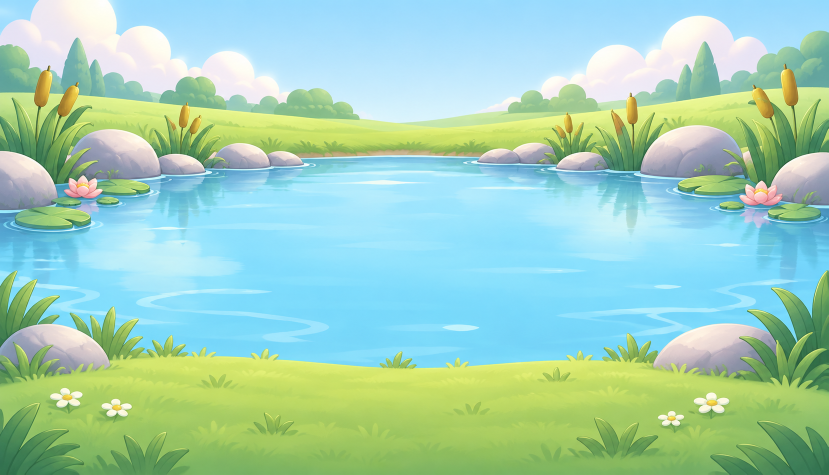
#> input picture games/moon-meadow-home/art-src/bg-bath-pond.png, 1657 x 949 px (shown at 1/2 size)
$ python clear_holes.py ../bg-bath-pond.png
#> lines starting #> are read from the running program, lines starting #| are printed output that depends on the picture; after the words box and inside, x2 and y2 are one past the last pixel; in counts of white or black regions, pixels touching at a corner belong together
"""Clears enclosed white background from a cut picture, such as the gap between a swing's ropes.

The cutter keeps white inside an outline on purpose (snow, eggs, sheep). Where the agent sees that a closed white
area is background, this makes every near-white region larger than --min (fraction of the picture) transparent.
Run it again after a new `cut` of the same batch, because `cut` writes the picture again.
  python3 art-src/tools/clear_holes.py public/art/items/station-swing.webp [--min 0.01]
With --at only the white regions under the given points (fractions of width and height) are cleared, so white
that belongs to the object (a cup's inside, a highlight) stays:
  python3 art-src/tools/clear_holes.py public/art/words/mug.webp --at 0.73,0.48
"""
import argparse
import sys

import numpy as np
from PIL import Image


def label(mask: np.ndarray) -> tuple[np.ndarray, int]:
    lab = np.zeros(mask.shape, np.int32)
    n = 0
    h, w = mask.shape
    for y in range(h):
        for x in range(w):
            if mask[y, x] and not lab[y, x]:
                n += 1
                stack = [(y, x)]
                lab[y, x] = n
                while stack:
                    cy, cx = stack.pop()
                    for ny, nx in ((cy + 1, cx), (cy - 1, cx), (cy, cx + 1), (cy, cx - 1)):
                        if 0 <= ny < h and 0 <= nx < w and mask[ny, nx] and not lab[ny, nx]:
                            lab[ny, nx] = n
                            stack.append((ny, nx))
    return lab, n


def main(argv=None) -> int:
    p = argparse.ArgumentParser()
    p.add_argument('path')
    p.add_argument('--min', type=float, default=0.01)
    p.add_argument('--at', nargs='*', default=None, help='x,y fractions inside the white regions to clear')
    a = p.parse_args(argv)
    im = Image.open(a.path).convert('RGBA')
    arr = np.asarray(im).copy()
    rgb = arr[..., :3].astype(int)
    white = (rgb.min(axis=2) > 236) & (arr[..., 3] > 0)
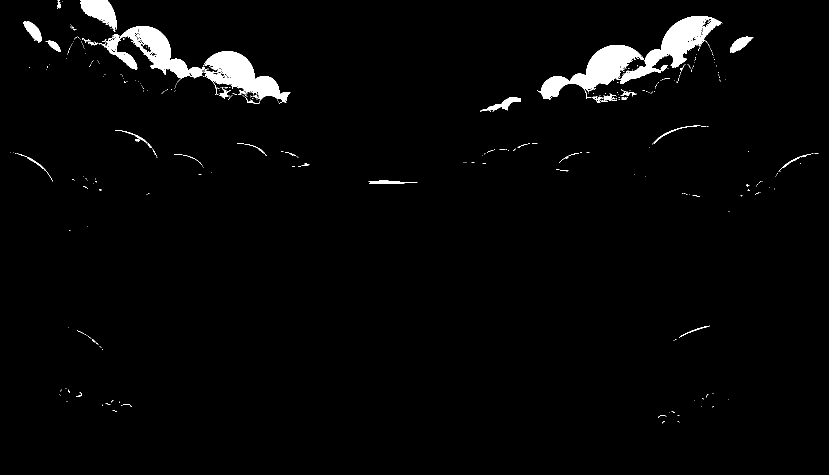
#> white: shape (949, 1657) bool (shown at 1/2 size); 2.5% white; 354 white regions (317 under 20 px), largest, box (x1, y1, x2, y2) and area: (1074, 32, 1444, 200) 16012, (408, 102, 581, 208) 7577, (197, 52, 410, 164) 7331
    lab, n = label(white)
#> after the loop in label, `for y in range(h):`:
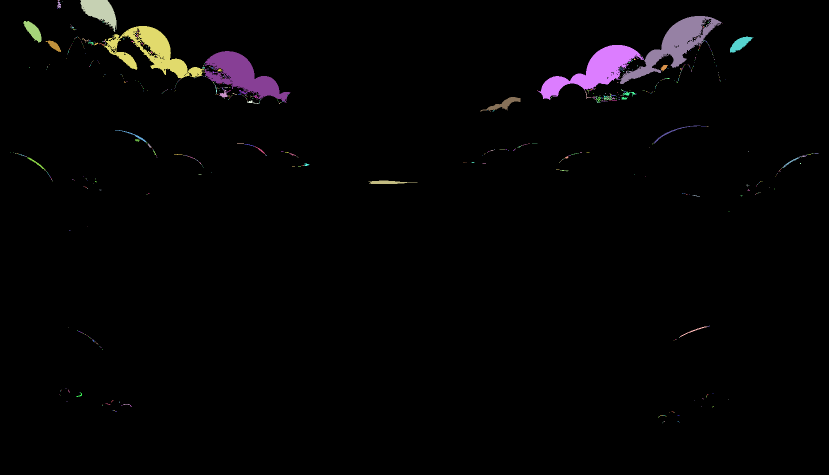
#> lab: shape (949, 1657) int32 (shown at 1/2 size); 788 distinct labels, from 0 to 787; one colour per label, 0 black
#> n = 787
    sizes = np.bincount(lab.ravel(), minlength=n + 1)
#> sizes = 788 values, max 1533018 at index 0, min 1 at index 1, mean 1995.5
    cleared = 0
    h, w = white.shape
#> h = 949; w = 1657
    chosen = set()
    if a.at:
        for pt in a.at:
            fx, fy = (float(v) for v in pt.split(','))
            x, y = min(w - 1, int(fx * w)), min(h - 1, int(fy * h))
            ys, xs = np.nonzero(lab)
            if len(xs) == 0:
                continue
            j = int(np.argmin((xs - x) ** 2 + (ys - y) ** 2))
            if (xs[j] - x) ** 2 + (ys[j] - y) ** 2 <= (0.03 * w) ** 2:
                chosen.add(int(lab[ys[j], xs[j]]))
            else:
                print(f'{a.path}: no white region at {pt}')
    else:
        chosen = {k for k in range(1, n + 1) if sizes[k] >= a.min * white.size}
#> chosen = 0 items
    for k in range(1, n + 1):
        if k in chosen:
            region = lab == k
            # soften the rim: pixels next to the region that are almost white become half transparent
            arr[region, 3] = 0
            cleared += int(sizes[k])
#> after the loop, cleared = 0
    rim = (rgb.min(axis=2) > 220) & (arr[..., 3] > 0)
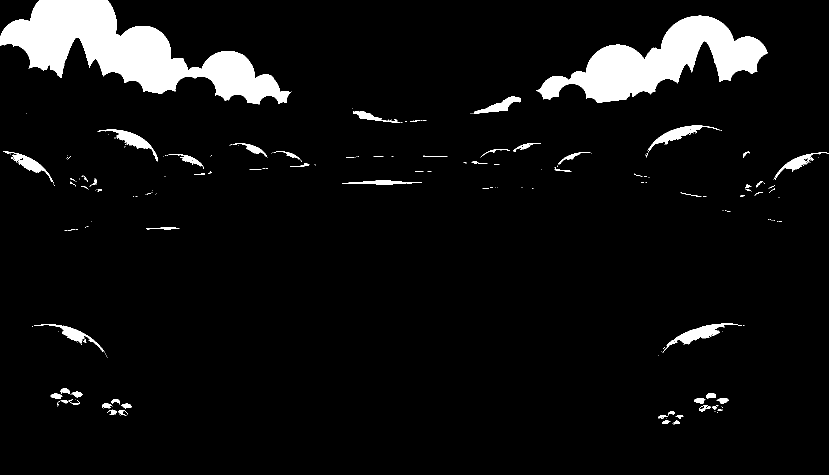
#> rim: shape (949, 1657) bool (shown at 1/2 size); 6.3% white; 208 white regions (147 under 20 px), largest, box (x1, y1, x2, y2) and area: (0, 0, 583, 209) 48712, (1072, 31, 1535, 206) 33503, (1325, 647, 1484, 705) 1930
    near = np.zeros_like(rim)
    hole = arr[..., 3] == 0
#> hole: shape (949, 1657) bool; every value is 0
    near[1:] |= hole[:-1]; near[:-1] |= hole[1:]; near[:, 1:] |= hole[:, :-1]; near[:, :-1] |= hole[:, 1:]
    arr[rim & near, 3] = (arr[rim & near, 3] // 3)
    Image.fromarray(arr, 'RGBA').save(a.path, 'WEBP', quality=88, method=6, exact=False)
    print(f'{a.path}: cleared {cleared} px in {len(chosen)} regions')
#| ../bg-bath-pond.png: cleared 0 px in 0 regions
    return 0


if __name__ == '__main__':
    sys.exit(main())
#> (the program exits here)

$ run again, on games/moon-meadow-home/art-src/bg-dressing-corner.png
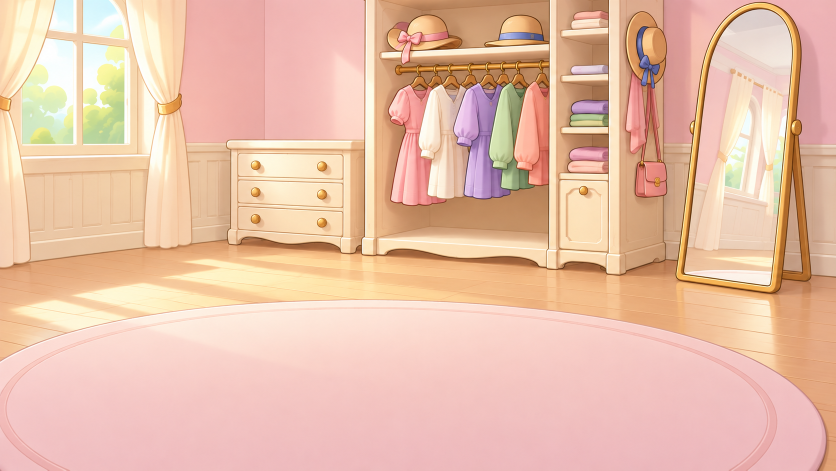
#> input picture games/moon-meadow-home/art-src/bg-dressing-corner.png, 1672 x 941 px (shown at 1/2 size)
#> white: shape (941, 1672) bool; 2.1% white; 275 white regions (200 under 20 px), largest, box (x1, y1, x2, y2) and area: (72, 77, 146, 233) 5900, (166, 91, 248, 217) 3068, (252, 0, 326, 207) 2928
#> after the loop in label, `for y in range(h):`:
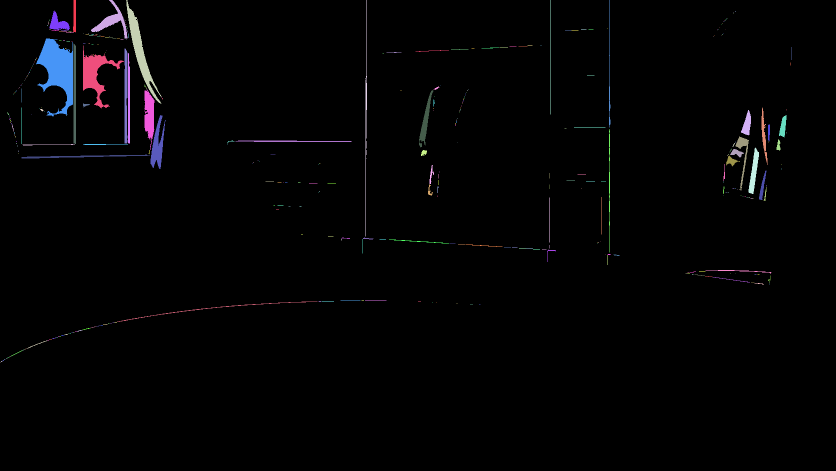
#> lab: shape (941, 1672) int32 (shown at 1/2 size); 410 distinct labels, from 0 to 409; one colour per label, 0 black
#> in main, `lab, n = label(white)`: n = 409
#> sizes = 410 values, max 1540963 at index 0, min 1 at index 8, mean 3837.4
#> chosen = 0 items
#> after the loop in main, `for k in range(1, n + 1):`: cleared = 0
#> in main, `rim = (rgb.min(axis=2) > 220) & (arr[..., 3] > 0)`:
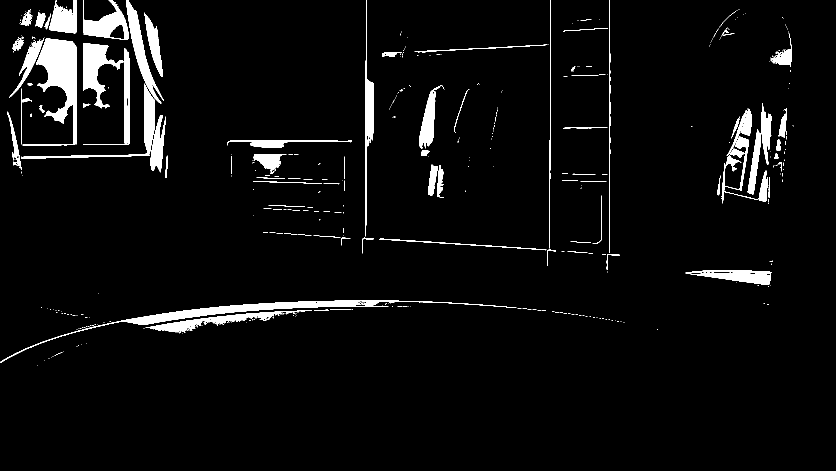
#> rim: shape (941, 1672) bool (shown at 1/2 size); 4.6% white; 407 white regions (321 under 20 px), largest, box (x1, y1, x2, y2) and area: (45, 77, 153, 291) 8505, (0, 601, 1033, 726) 7482, (166, 86, 248, 217) 4210
#> hole: shape (941, 1672) bool; every value is 0
#| ../bg-dressing-corner.png: cleared 0 px in 0 regions

$ run again, on games/moon-meadow-home/art-src/bg-meadow.png
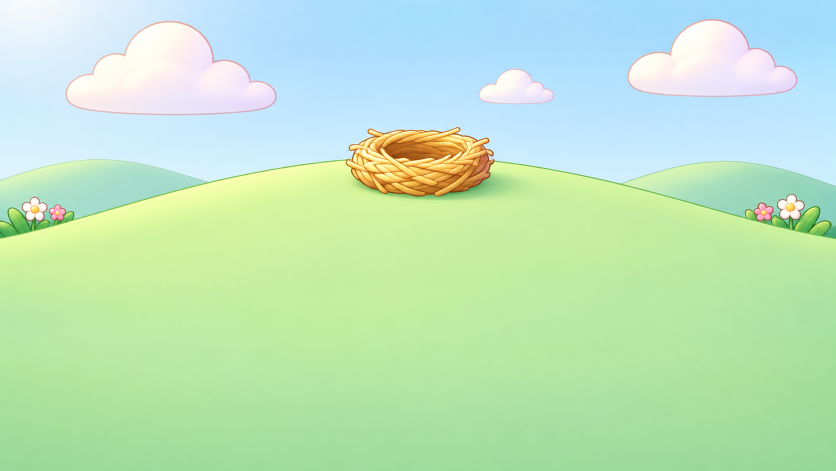
#> input picture games/moon-meadow-home/art-src/bg-meadow.png, 1672 x 941 px (shown at 1/2 size)
#> white: shape (941, 1672) bool; 3.1% white; 120 white regions (101 under 20 px), largest, box (x1, y1, x2, y2) and area: (135, 45, 410, 213) 20686, (1258, 42, 1473, 169) 12569, (0, 0, 134, 55) 6022
#> after the loop in label, `for y in range(h):`:
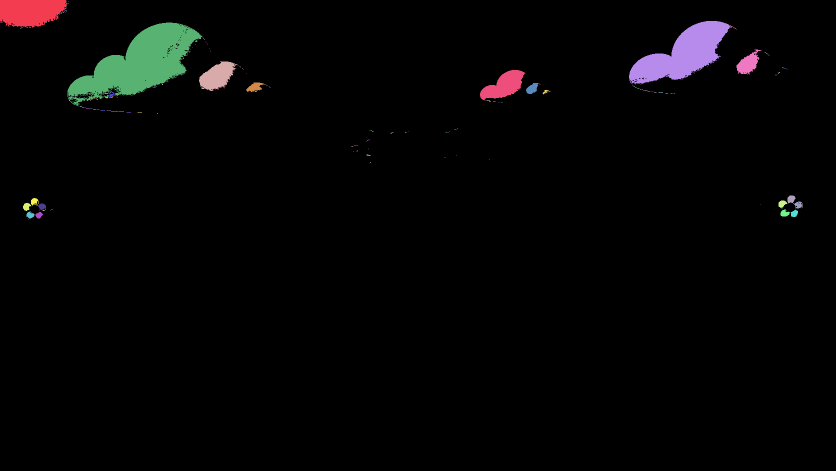
#> lab: shape (941, 1672) int32 (shown at 1/2 size); 269 distinct labels, from 0 to 268; one colour per label, 0 black
#> in main, `lab, n = label(white)`: n = 268
#> sizes = 269 values, max 1524198 at index 0, min 1 at index 2, mean 5848.9
#> chosen = 1 item
#> the loop in main, `for k in range(1, n + 1):` made 268 passes
#> cleared on pass 16: 20487
#> after the loop in main, `for k in range(1, n + 1):`: cleared = 20487
#> rim: shape (941, 1672) bool; 5.7% white; 294 white regions (274 under 20 px), largest, box (x1, y1, x2, y2) and area: (1258, 41, 1590, 191) 31207, (155, 74, 550, 227) 25344, (0, 0, 236, 130) 22445
#> hole: shape (941, 1672) bool; 1.3% white; 1 white region, box (x1, y1, x2, y2) and area: (135, 45, 405, 212) 20487
#> near: shape (941, 1672) bool; 1.3% white; 1 white region, box (x1, y1, x2, y2) and area: (135, 46, 405, 213) 20487
#> near: shape (941, 1672) bool; 1.4% white; 1 white region, box (x1, y1, x2, y2) and area: (135, 44, 405, 213) 21438
#> near: shape (941, 1672) bool; 1.4% white; 1 white region, box (x1, y1, x2, y2) and area: (135, 44, 406, 213) 21635
#> near: shape (941, 1672) bool; 1.4% white; 1 white region, box (x1, y1, x2, y2) and area: (134, 44, 406, 213) 21756
#> in main, `arr[rim & near, 3] = (arr[rim & near, 3] // 3)`:
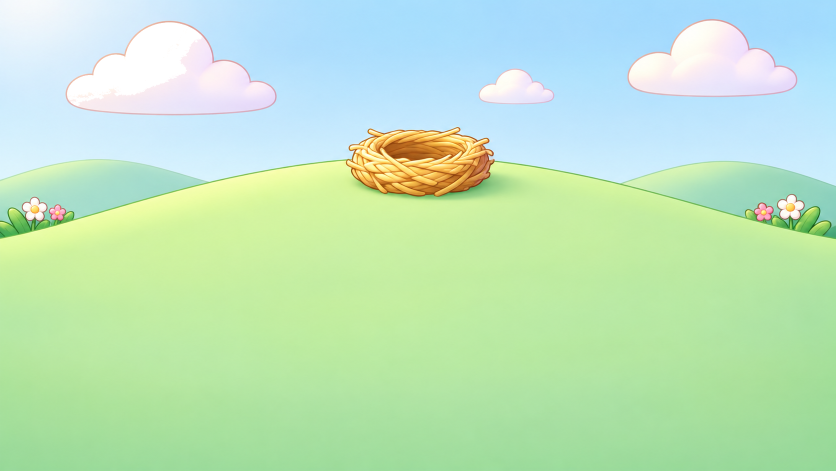
#> arr: shape (941, 1672, 4) (shown at 1/2 size); mean R, G, B, A 189.7, 229.2, 190.5, 251.6; transparent parts drawn white
#| ../bg-meadow.png: cleared 20487 px in 1 regions
